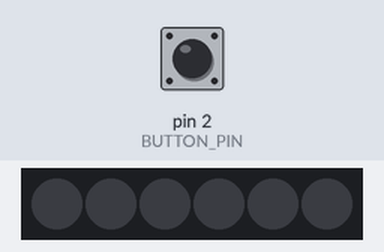
Recording of a sketch running on a simulated Arduino Uno, built with avr-gcc and run on an emulated ATmega328P. On the bench: 6 RGB LEDs in strip order, left to right. Inputs (shaded band) come from the test bench; at power-on: pin 2 (BUTTON_PIN) HIGH.

Above: at 1.2 s.
1.3 s: pin 2 (BUTTON_PIN) pulled LOW for 0.15 s
At 1.6 s:
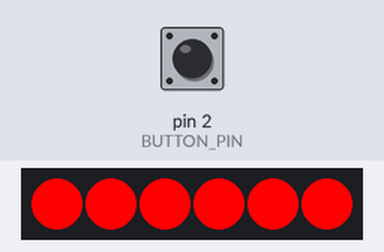
2.9 s: pin 2 (BUTTON_PIN) pulled LOW for 1 s
At 4.1 s:
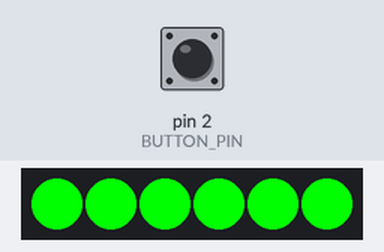
5.4 s: pin 2 (BUTTON_PIN) pulled LOW for 0.15 s
At 6.0 s:
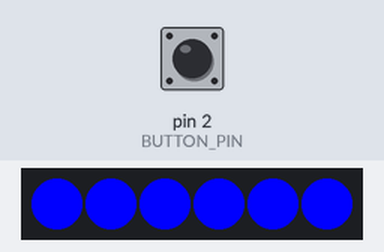
7.0 s: pin 2 (BUTTON_PIN) pulled LOW for 3.2 s
At 7.01 s:
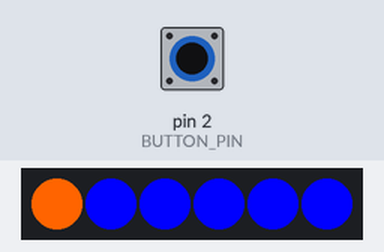
11.7 s: pin 2 (BUTTON_PIN) pulled LOW for 0.15 s
At 12.9 s:
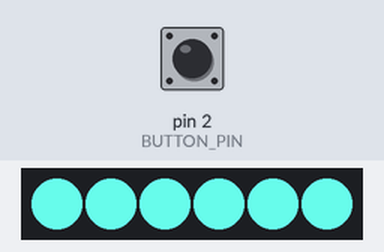
13.3 s: pin 2 (BUTTON_PIN) pulled LOW for 1 s
At 13.31 s:
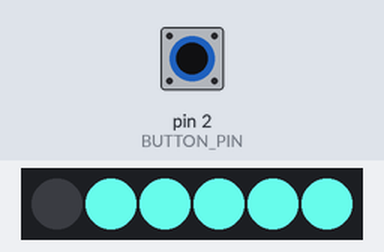
Timing chart, 0 to 16.3 s (numbered marks = the images above; inputs shaded):
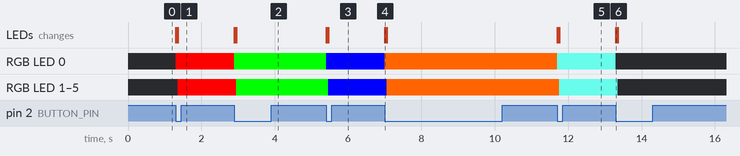

The sketch:

minecraft_ore_lamp_switch.ino
```cpp
#include <Adafruit_NeoPixel.h>

#define BUTTON_PIN   2
#define PIXEL_PIN    9  // Use pull-up resistor
#define PIXEL_COUNT  6
Adafruit_NeoPixel strip = Adafruit_NeoPixel(PIXEL_COUNT, PIXEL_PIN, NEO_GRB + NEO_KHZ800);

volatile byte state = HIGH;
int showType = 0;

void setup() {
  pinMode(BUTTON_PIN, INPUT_PULLUP);
  attachInterrupt(digitalPinToInterrupt(BUTTON_PIN),changeState ,FALLING);
  strip.begin();
  strip.show(); // Initialize all pixels to 'off'

}

void loop() {
  if (state == LOW) {
      showType++;
      if (showType > 5)
        showType=0;
     startShow(showType);
   }

state = HIGH;
}

void changeState(){
  state = !state;
}

void startShow(int i) {
  switch(i){
    case 0: colorWipe(strip.Color(0, 0, 0), 10);    // Black/off
            break;
    case 1: colorWipe(strip.Color(255, 0, 0), 10);  // Redstone
            break;
    case 2: colorWipe(strip.Color(0, 255, 0), 10);  // Emerald
            break;
    case 3: colorWipe(strip.Color(0, 0, 255), 10);  // Lapis Lazuli
            break;
    case 4: colorWipe(strip.Color(255, 100, 0), 10);  // Gold
            break;
    case 5: colorWipe(strip.Color(100, 245, 228), 10);  // Diamond
            break;

  }
}


// Fill the dots one after the other with a color
void colorWipe(uint32_t c, uint8_t wait) {
  for(uint16_t i=0; i<strip.numPixels(); i++) {
    strip.setPixelColor(i, c);
    strip.show();
    delay(wait);
  }
}
```

Measured:
- after the input at 1.3 s, RGB LED 0: off → RGB(255, 0, 0) at once; RGB LED 1–5: off → RGB(255, 0, 0) after 0.05 s; the LEDs: first change at once (image 1 shows a later state)
- after the input at 2.9 s, RGB LED 0: RGB(255, 0, 0) → RGB(0, 255, 0) at once; RGB LED 1–5: RGB(255, 0, 0) → RGB(0, 255, 0) after 0.05 s; the LEDs: first change at once (image 2 shows a later state)
- after the input at 5.4 s, RGB LED 0: RGB(0, 255, 0) → RGB(0, 0, 255) at once; RGB LED 1–5: RGB(0, 255, 0) → RGB(0, 0, 255) after 0.05 s; the LEDs: first change at once (image 3 shows a later state)
- after the input at 7.0 s, RGB LED 0: RGB(0, 0, 255) → RGB(255, 100, 0) at once; RGB LED 1–5: RGB(0, 0, 255) → RGB(255, 100, 0) after 0.05 s; the LEDs: change at once (image 4)
- after the input at 11.7 s, RGB LED 0: RGB(255, 100, 0) → RGB(100, 245, 228) at once; RGB LED 1–5: RGB(255, 100, 0) → RGB(100, 245, 228) after 0.05 s; the LEDs: first change at once (image 5 shows a later state)
- after the input at 13.3 s, RGB LED 0: RGB(100, 245, 228) → off at once; RGB LED 1–5: RGB(100, 245, 228) → off after 0.05 s; the LEDs: change at once (image 6)
